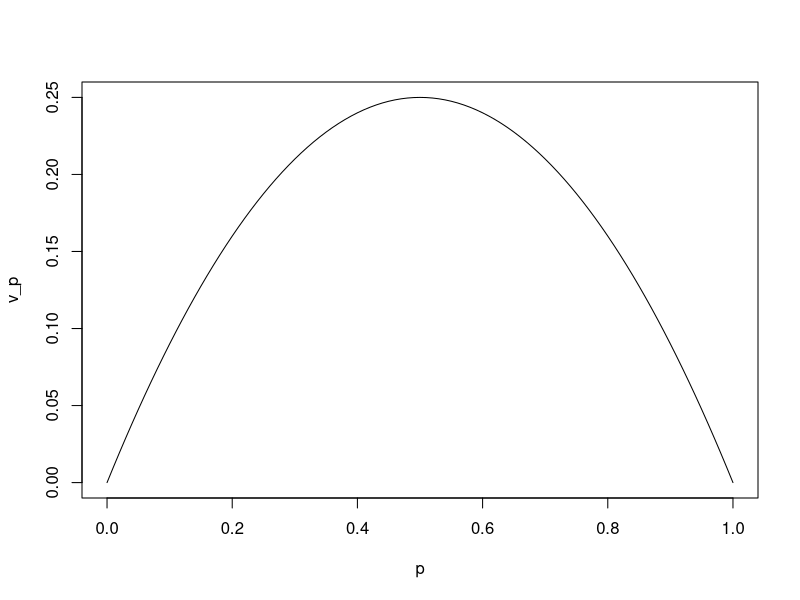

The R script that drew this image:
## ---- chunk 1
#| eval: true
#| echo: true

p <- seq(0, 1, 0.01)
v_p <- p * (1 - p)
plot(x = p, y = v_p, type = "l")
